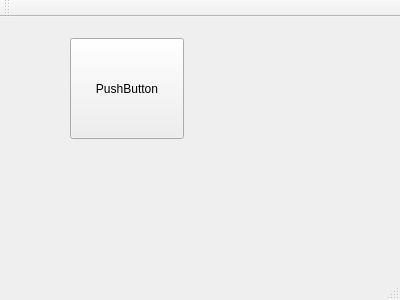
<?xml version="1.0" encoding="UTF-8"?>
<ui version="4.0">
 <class>MainWindow</class>
 <widget class="QMainWindow" name="MainWindow">
  <property name="geometry">
   <rect>
    <x>0</x>
    <y>0</y>
    <width>400</width>
    <height>300</height>
   </rect>
  </property>
  <property name="windowTitle">
   <string>MainWindow</string>
  </property>
  <widget class="QWidget" name="centralWidget">
   <widget class="QPushButton" name="pushButton">
    <property name="geometry">
     <rect>
      <x>70</x>
      <y>21</y>
      <width>114</width>
      <height>101</height>
     </rect>
    </property>
    <property name="text">
     <string>PushButton</string>
    </property>
   </widget>
  </widget>
  <widget class="QMenuBar" name="menuBar">
   <property name="geometry">
    <rect>
     <x>0</x>
     <y>0</y>
     <width>400</width>
     <height>22</height>
    </rect>
   </property>
  </widget>
  <widget class="QToolBar" name="mainToolBar">
   <attribute name="toolBarArea">
    <enum>TopToolBarArea</enum>
   </attribute>
   <attribute name="toolBarBreak">
    <bool>false</bool>
   </attribute>
  </widget>
  <widget class="QStatusBar" name="statusBar"/>
 </widget>
 <layoutdefault spacing="6" margin="11"/>
 <resources/>
 <connections/>
</ui>
